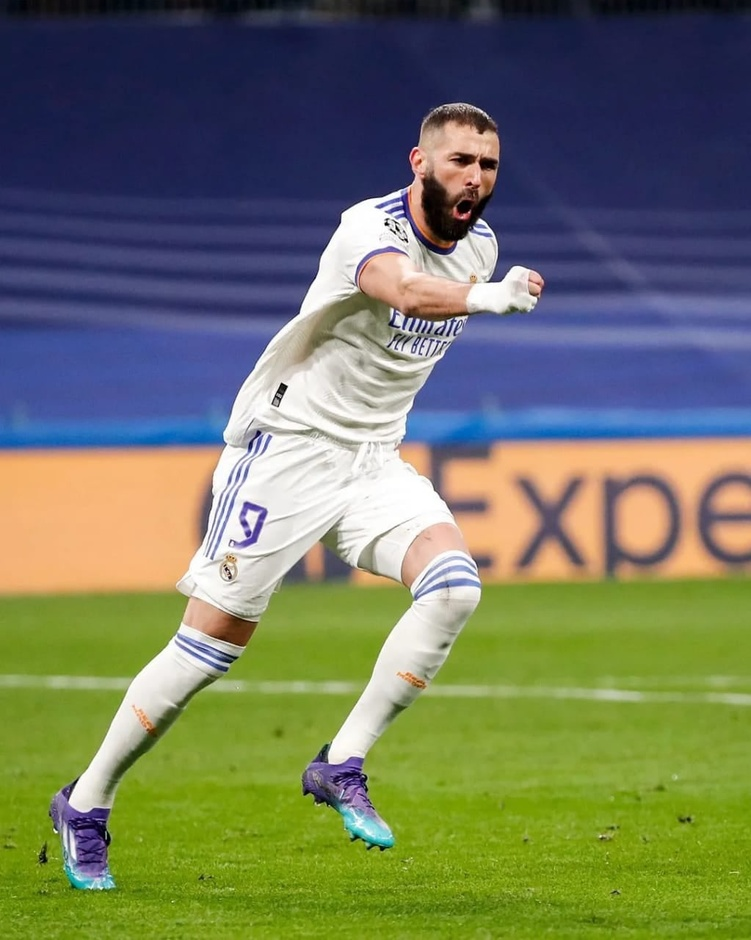
#> input picture Histogram and Convolution/benzema.jpg, 751 x 940 px, shrunk from 1023 x 1280 before the run, found by its file name
$ jupyter execute tugaspcdmod1.ipynb
#> lines starting #> are read from the running program, lines starting #| are printed output that depends on the picture
#> further down, bangHaji is the input picture: shape (940, 751, 3); mean R, G, B 113.5, 120.1, 95.8
[cell 1]
import numpy as np
import matplotlib.pyplot as plt

[cell 2]
def rgb2gray(img):
    imgHeight = len(img)
#> imgHeight = 940
    imgWidth = len(img[0])
#> imgWidth = 751
    grayImg = np.empty([imgHeight, imgWidth], dtype=np.uint8)

    for i in range (imgHeight):
        for j in range (imgWidth):
            grayImg[i][j] = int((img[i][j][0]*0.2126+img[i][j][1]*0.7152+img[i][j][2]*0.0722)/3)
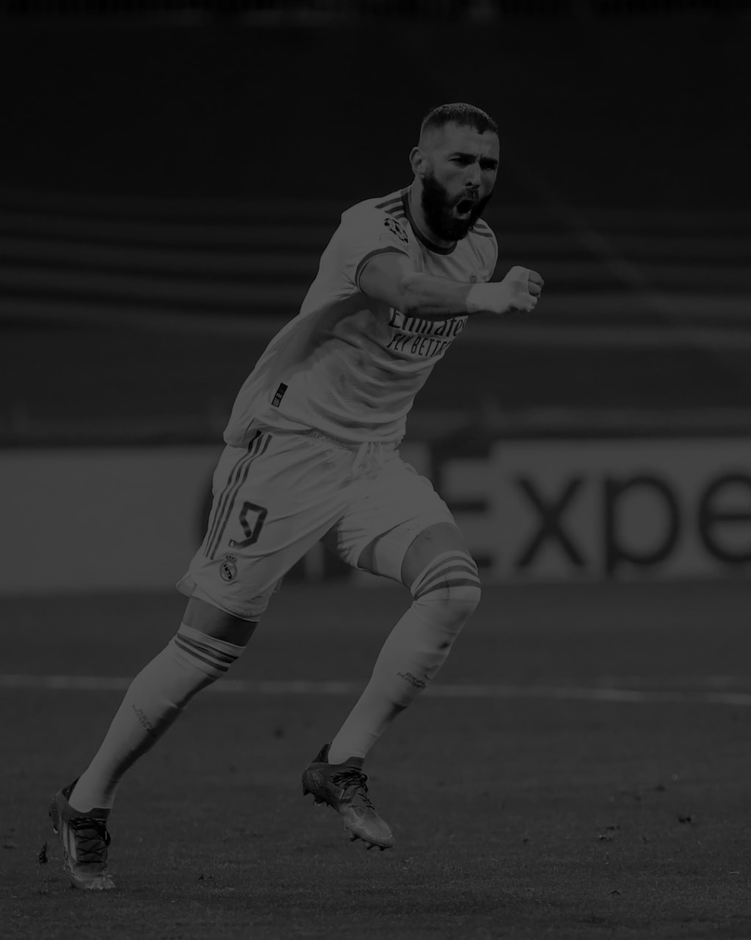
#> grayImg: shape (940, 751); min 0, max 84, mean 38.5

    return grayImg

[cell 3]
bangHaji = plt.imread("D:/File Kuliahan/Semester 4/PCD/Praktikum/Praktikum PCD/kelompok-1/Modul 1/benzema.jpg")
plt.imshow(bangHaji)
